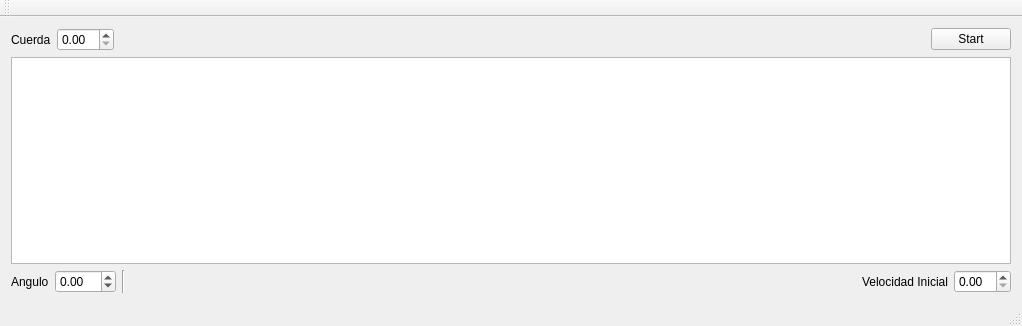
<?xml version="1.0" encoding="UTF-8"?>
<ui version="4.0">
 <class>Simulacion</class>
 <widget class="QMainWindow" name="Simulacion">
  <property name="geometry">
   <rect>
    <x>0</x>
    <y>0</y>
    <width>1020</width>
    <height>326</height>
   </rect>
  </property>
  <property name="windowTitle">
   <string>Simulacion</string>
  </property>
  <widget class="QWidget" name="centralWidget">
   <layout class="QVBoxLayout" name="verticalLayout_2">
    <item>
     <layout class="QVBoxLayout" name="verticalLayout">
      <item>
       <layout class="QHBoxLayout" name="horizontalLayout_5">
        <item>
         <layout class="QHBoxLayout" name="horizontalLayout">
          <item>
           <widget class="QLabel" name="label_3">
            <property name="text">
             <string>Cuerda</string>
            </property>
           </widget>
          </item>
          <item>
           <widget class="QDoubleSpinBox" name="cuerda"/>
          </item>
         </layout>
        </item>
        <item>
         <spacer name="horizontalSpacer_2">
          <property name="orientation">
           <enum>Qt::Horizontal</enum>
          </property>
          <property name="sizeHint" stdset="0">
           <size>
            <width>40</width>
            <height>20</height>
           </size>
          </property>
         </spacer>
        </item>
        <item>
         <widget class="QPushButton" name="inicio">
          <property name="text">
           <string>Start</string>
          </property>
         </widget>
        </item>
       </layout>
      </item>
      <item>
       <widget class="QGraphicsView" name="vista">
        <property name="minimumSize">
         <size>
          <width>1000</width>
          <height>0</height>
         </size>
        </property>
       </widget>
      </item>
      <item>
       <layout class="QHBoxLayout" name="horizontalLayout_4">
        <item>
         <layout class="QHBoxLayout" name="horizontalLayout_2">
          <item>
           <widget class="QLabel" name="label_2">
            <property name="text">
             <string>Angulo</string>
            </property>
           </widget>
          </item>
          <item>
           <widget class="QDoubleSpinBox" name="anguloInicial">
            <property name="minimum">
             <double>-90.000000000000000</double>
            </property>
            <property name="maximum">
             <double>90.000000000000000</double>
            </property>
           </widget>
          </item>
         </layout>
        </item>
        <item>
         <widget class="Line" name="line">
          <property name="orientation">
           <enum>Qt::Vertical</enum>
          </property>
         </widget>
        </item>
        <item>
         <spacer name="horizontalSpacer">
          <property name="orientation">
           <enum>Qt::Horizontal</enum>
          </property>
          <property name="sizeHint" stdset="0">
           <size>
            <width>40</width>
            <height>20</height>
           </size>
          </property>
         </spacer>
        </item>
        <item>
         <layout class="QHBoxLayout" name="horizontalLayout_3">
          <item>
           <widget class="QLabel" name="label">
            <property name="text">
             <string>Velocidad Inicial</string>
            </property>
           </widget>
          </item>
          <item>
           <widget class="QDoubleSpinBox" name="velocidadInicial"/>
          </item>
         </layout>
        </item>
       </layout>
      </item>
     </layout>
    </item>
   </layout>
  </widget>
  <widget class="QMenuBar" name="menuBar">
   <property name="geometry">
    <rect>
     <x>0</x>
     <y>0</y>
     <width>1020</width>
     <height>21</height>
    </rect>
   </property>
  </widget>
  <widget class="QToolBar" name="mainToolBar">
   <attribute name="toolBarArea">
    <enum>TopToolBarArea</enum>
   </attribute>
   <attribute name="toolBarBreak">
    <bool>false</bool>
   </attribute>
  </widget>
  <widget class="QStatusBar" name="statusBar"/>
 </widget>
 <layoutdefault spacing="6" margin="11"/>
 <resources/>
 <connections/>
</ui>
